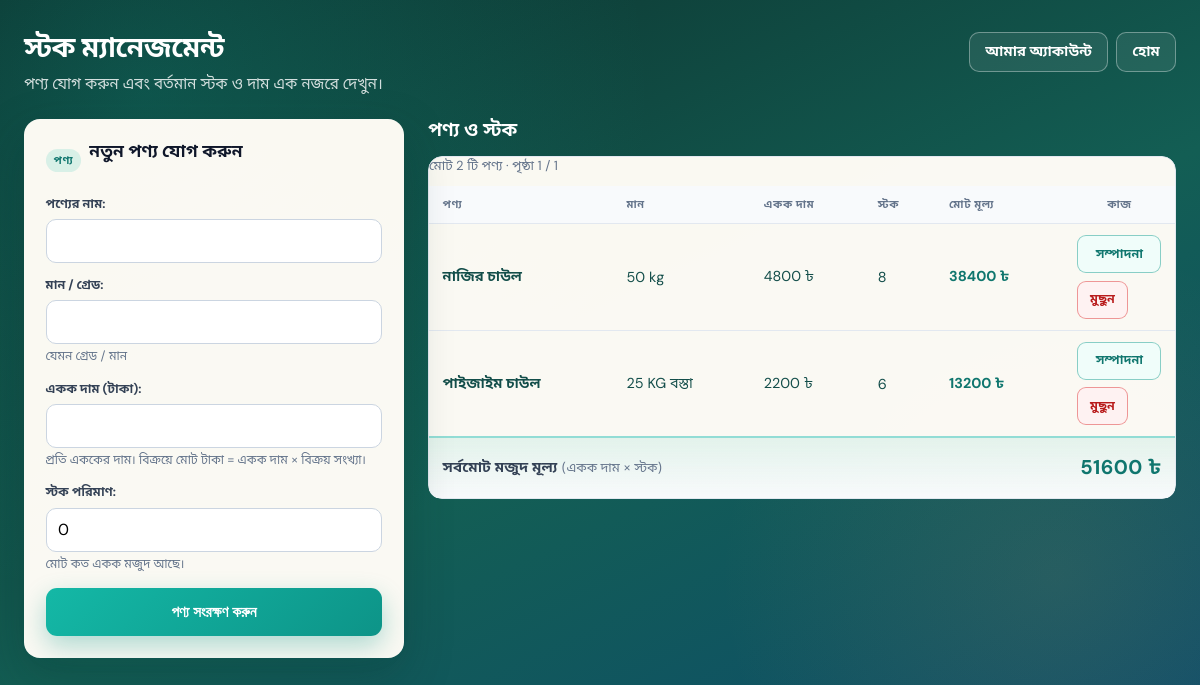
The page /stock/ (signed in) on the database its author committed.
### stock/models.py (models this page shows, shortened)
class Product(models.Model):
    name = models.CharField(max_length=255)
    quality = models.CharField(max_length=255, help_text='যেমন গ্রেড / মান')
    price = models.DecimalField(
        max_digits=12,
        decimal_places=2,
        help_text='প্রতি এককের দাম (টাকা)। বিক্রয় মোট = একক দাম × পরিমাণ।',
    )
    stock_quantity = models.PositiveIntegerField(default=0)
    class Meta:
        db_table = 'stock_management_product'
        ordering = ['name']

### stock/views.py (the view, shortened to what this page needs)
# urls.py: path('', views.StockDashboardView.as_view(), name='dashboard'),
class StockDashboardView(LoginRequiredMixin, View):
    login_url = '/'
    template_name = 'stock/dashboard.html'
    def get(self, request):
        editing = None
        form = ProductForm()
        edit_pk = request.GET.get('edit')
        return render(
            request,
            self.template_name,
            self._ctx(request, product_form=form, editing_product=editing),
        )
    def _ctx(self, request, product_form=None, editing_product=None):
        qs = _products_with_line_value()
        grand = qs.aggregate(grand=Sum('line_value'))['grand']
        paginator = Paginator(qs.order_by('name'), PAGE_SIZE)
        products_page = paginator.get_page(request.GET.get('page'))
        return {
            'products_page': products_page,
            'stock_total_value': grand if grand is not None else Decimal('0'),
            'product_form': product_form if product_form is not None else ProductForm(),
            'editing_product': editing_product,
        }

### stock/forms.py
class ProductForm(forms.ModelForm):
    class Meta:
        model = Product
        fields = ['name', 'quality', 'price', 'stock_quantity']
        labels = {
            'name': 'পণ্যের নাম',
            'quality': 'মান / গ্রেড',
            'price': 'একক দাম (টাকা)',
            'stock_quantity': 'স্টক পরিমাণ',
        }
        help_texts = {
            'price': 'প্রতি এককের দাম। বিক্রয়ে মোট টাকা = একক দাম × বিক্রয় সংখ্যা।',
            'stock_quantity': 'মোট কত একক মজুদ আছে।',
        }
        widgets = {
            'name': forms.TextInput(attrs=_sm_input),
            'quality': forms.TextInput(attrs=_sm_input),
            'price': forms.NumberInput(
                attrs={**_sm_input, 'step': '1', 'min': '0', 'inputmode': 'numeric'}
            ),
            'stock_quantity': forms.NumberInput(attrs={**_sm_input, 'min': '0'}),
        }

### stock/views.py (called while the page is built)
def _products_with_line_value():
    return Product.objects.annotate(
        line_value=ExpressionWrapper(
            F('price') * F('stock_quantity'),
            output_field=DecimalField(max_digits=18, decimal_places=2),
        )
    )

### stock/templates/stock/dashboard.html (shortened to what this page needs)
{% load static %}
{% load stock_tags %}
<!DOCTYPE html>
<html lang="bn">
<head>
  <link rel="stylesheet" href="{% static 'stock/css/dashboard.css' %}">
</head>
<body class="sm-page">
  <div class="sm-wrap">
    <header class="sm-top">
      <div class="sm-top-intro">
        <h1>স্টক ম্যানেজমেন্ট</h1>
        <p>পণ্য যোগ করুন এবং বর্তমান স্টক ও দাম এক নজরে দেখুন।</p>
      </div>
      <nav class="sm-nav" aria-label="পেজ নেভিগেশন">
        <a href="{% url 'user_authentication:my_account' %}">আমার অ্যাকাউন্ট</a>
        <a href="{% url 'user_authentication:login' %}">হোম</a>
      </nav>
    </header>
    <div class="sm-main-layout">
      <aside class="sm-card sm-card--form" aria-labelledby="product-form-title">
        <div class="sm-card-header">
          {% if editing_product %}
            <span class="sm-badge sm-badge--edit">সম্পাদনা</span>
            <h2 id="product-form-title">পণ্য সম্পাদনা</h2>
          {% else %}
            <span class="sm-badge">পণ্য</span>
            <h2 id="product-form-title">নতুন পণ্য যোগ করুন</h2>
          {% endif %}
        </div>
        <form method="post" novalidate action="{% url 'stock:dashboard' %}">
          {% for field in product_form %}
            <div class="sm-field">
              {{ field.label_tag }}
              {{ field }}
              {% if field.help_text %}<span class="helptext">{{ field.help_text }}</span>{% endif %}
            </div>
          {% endfor %}
          <div class="sm-form-actions{% if editing_product %} sm-form-actions--dual{% endif %}">
            {% if editing_product %}
              <button type="submit" name="update_product" value="1" class="sm-submit">আপডেট করুন</button>
              <a href="{% url 'stock:dashboard' %}" class="sm-btn-cancel">বাতিল</a>
            {% else %}
              <button type="submit" name="add_product" value="1" class="sm-submit">পণ্য সংরক্ষণ করুন</button>
            {% endif %}
          </div>
        </form>
      </aside>
      <section class="sm-stock-panel" aria-labelledby="stock-list-title">
        <h2 id="stock-list-title">পণ্য ও স্টক</h2>
        <div class="sm-table-scroll" role="region" aria-label="পণ্য তালিকা, অনুভূমিক স্ক্রল">
          <div class="sm-table-wrap">
            {% if products_page.paginator.count %}
              <p class="sm-pagination-summary">
                মোট {{ products_page.paginator.count }} টি পণ্য · পৃষ্ঠা {{ products_page.number }} / {{ products_page.paginator.num_pages }}
              </p>
              <table class="sm-table">
                <thead>
                  <tr>
                    <th scope="col">পণ্য</th>
                    <th scope="col">মান</th>
                    <th scope="col" class="sm-num">একক দাম</th>
                    <th scope="col" class="sm-num">স্টক</th>
                    <th scope="col" class="sm-num sm-col-total">মোট মূল্য</th>
                    <th scope="col" class="sm-col-actions">কাজ</th>
                  </tr>
                </thead>
                <tbody>
                  {% for p in products_page %}
                    <tr class="{% if p.stock_quantity < 5 %}sm-stock-low{% endif %}">
                      <td data-label="পণ্য"><strong>{{ p.name }}</strong></td>
                      <td data-label="মান">{{ p.quality }}</td>
                      <td class="sm-num" data-label="একক দাম">{{ p.price|floatformat:0 }} ৳</td>
                      <td class="sm-num sm-stock-cell" data-label="স্টক">{{ p.stock_quantity }}</td>
                      <td class="sm-num sm-line-value" data-label="মোট মূল্য">{{ p.line_value|floatformat:0 }} ৳</td>
                      <td class="sm-actions" data-label="কাজ">
                        <div class="sm-action-btns">
                          <a href="{% url 'stock:dashboard' %}?page={{ products_page.number }}&edit={{ p.pk }}" class="sm-btn-edit">সম্পাদনা</a>
                          <form method="post" class="sm-delete-form" action="{% url 'stock:dashboard' %}">
                            <button type="submit" name="delete_product" value="1" class="sm-btn-delete" onclick="return confirm('এই পণ্য মুছে ফেলতে চান?');">মুছুন</button>
                          </form>
                        </div>
                      </td>
                    </tr>
                  {% endfor %}
                </tbody>
              </table>
              <div class="sm-stock-total-bar">
                <span class="sm-stock-total-label">সর্বমোট মজুদ মূল্য <span class="sm-stock-total-hint">(একক দাম × স্টক)</span></span>
                <strong class="sm-stock-total-value">{{ stock_total_value|floatformat:0 }} ৳</strong>
              </div>
            {% else %}
              <p class="sm-empty">এখনও কোনো পণ্য যোগ করা হয়নি। বামের ফর্ম থেকে (মোবাইলে উপরের ফর্ম) পণ্য যোগ করুন।</p>
            {% endif %}
          </div>
        </div>
      </section>
    </div>
  </div>
</body>
</html>

### rows shown on the page
Product: name "নাজির চাউল", quality "50 kg", price "4800", stock_quantity "8", line_value "38400"
Product: name "পাইজাইম চাউল", quality "25 KG বস্তা", price "2200", stock_quantity "6", line_value "13200"

### other values the page prints
{{ field.label_tag }} "পণ্যের নাম:" "মান / গ্রেড:" "একক দাম (টাকা):" "স্টক পরিমাণ:"
{{ field.help_text }} "যেমন গ্রেড / মান" "প্রতি এককের দাম। বিক্রয়ে মোট টাকা = একক দাম × বিক্রয় সংখ্যা।" "মোট কত একক মজুদ আছে।"
{{ products_page.paginator.count }} "2"
{{ products_page.number }} "1"
{{ products_page.paginator.num_pages }} "1"
{{ stock_total_value|floatformat:0 }} "51600"
